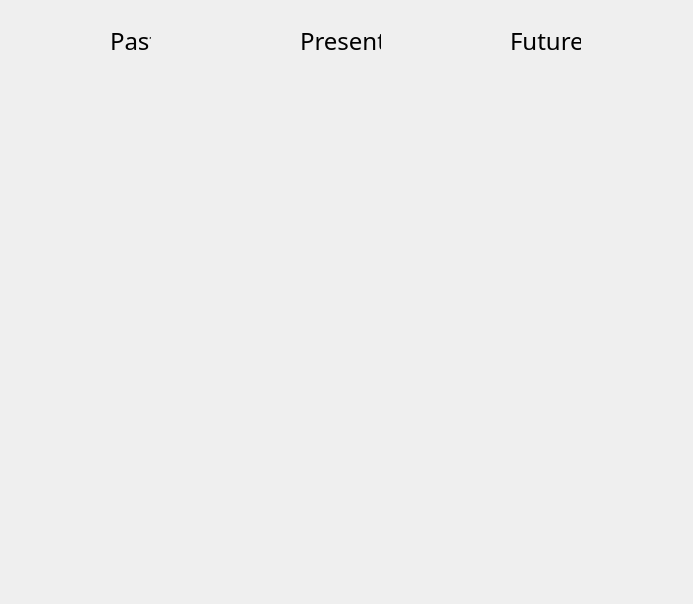
<?xml version="1.0" encoding="UTF-8"?>
<ui version="4.0">
 <class>ThreeReading</class>
 <widget class="QWidget" name="ThreeReading">
  <property name="geometry">
   <rect>
    <x>0</x>
    <y>0</y>
    <width>693</width>
    <height>604</height>
   </rect>
  </property>
  <property name="windowTitle">
   <string>Form</string>
  </property>
  <widget class="QLabel" name="fut_img">
   <property name="geometry">
    <rect>
     <x>490</x>
     <y>120</y>
     <width>117</width>
     <height>211</height>
    </rect>
   </property>
   <property name="autoFillBackground">
    <bool>true</bool>
   </property>
   <property name="text">
    <string/>
   </property>
  </widget>
  <widget class="QLabel" name="fut_label">
   <property name="geometry">
    <rect>
     <x>510</x>
     <y>30</y>
     <width>71</width>
     <height>22</height>
    </rect>
   </property>
   <property name="font">
    <font>
     <family>Adobe Hebrew</family>
     <pointsize>18</pointsize>
    </font>
   </property>
   <property name="layoutDirection">
    <enum>Qt::LeftToRight</enum>
   </property>
   <property name="text">
    <string>Future</string>
   </property>
  </widget>
  <widget class="QLabel" name="pas_img">
   <property name="geometry">
    <rect>
     <x>70</x>
     <y>120</y>
     <width>117</width>
     <height>211</height>
    </rect>
   </property>
   <property name="autoFillBackground">
    <bool>true</bool>
   </property>
   <property name="text">
    <string/>
   </property>
  </widget>
  <widget class="QLabel" name="pas_label">
   <property name="geometry">
    <rect>
     <x>110</x>
     <y>30</y>
     <width>41</width>
     <height>22</height>
    </rect>
   </property>
   <property name="font">
    <font>
     <family>Adobe Hebrew</family>
     <pointsize>18</pointsize>
    </font>
   </property>
   <property name="layoutDirection">
    <enum>Qt::LeftToRight</enum>
   </property>
   <property name="text">
    <string>Past</string>
   </property>
  </widget>
  <widget class="QLabel" name="pre_label">
   <property name="geometry">
    <rect>
     <x>300</x>
     <y>30</y>
     <width>81</width>
     <height>22</height>
    </rect>
   </property>
   <property name="font">
    <font>
     <family>Adobe Hebrew</family>
     <pointsize>18</pointsize>
    </font>
   </property>
   <property name="layoutDirection">
    <enum>Qt::LeftToRight</enum>
   </property>
   <property name="text">
    <string>Present</string>
   </property>
  </widget>
  <widget class="QLabel" name="pre_img">
   <property name="geometry">
    <rect>
     <x>280</x>
     <y>120</y>
     <width>117</width>
     <height>211</height>
    </rect>
   </property>
   <property name="autoFillBackground">
    <bool>true</bool>
   </property>
   <property name="text">
    <string/>
   </property>
  </widget>
  <widget class="QLabel" name="pas_card_title">
   <property name="geometry">
    <rect>
     <x>60</x>
     <y>70</y>
     <width>150</width>
     <height>22</height>
    </rect>
   </property>
   <property name="font">
    <font>
     <family>Adobe Hebrew</family>
     <pointsize>18</pointsize>
    </font>
   </property>
   <property name="layoutDirection">
    <enum>Qt::LeftToRight</enum>
   </property>
   <property name="text">
    <string/>
   </property>
  </widget>
  <widget class="QLabel" name="pre_card_title">
   <property name="geometry">
    <rect>
     <x>260</x>
     <y>70</y>
     <width>150</width>
     <height>22</height>
    </rect>
   </property>
   <property name="font">
    <font>
     <family>Adobe Hebrew</family>
     <pointsize>18</pointsize>
    </font>
   </property>
   <property name="layoutDirection">
    <enum>Qt::LeftToRight</enum>
   </property>
   <property name="text">
    <string/>
   </property>
  </widget>
  <widget class="QLabel" name="fut_card_title">
   <property name="geometry">
    <rect>
     <x>470</x>
     <y>70</y>
     <width>150</width>
     <height>22</height>
    </rect>
   </property>
   <property name="font">
    <font>
     <family>Adobe Hebrew</family>
     <pointsize>18</pointsize>
    </font>
   </property>
   <property name="layoutDirection">
    <enum>Qt::LeftToRight</enum>
   </property>
   <property name="text">
    <string/>
   </property>
  </widget>
  <widget class="QLabel" name="pre_desc">
   <property name="geometry">
    <rect>
     <x>250</x>
     <y>350</y>
     <width>175</width>
     <height>211</height>
    </rect>
   </property>
   <property name="autoFillBackground">
    <bool>true</bool>
   </property>
   <property name="text">
    <string/>
   </property>
  </widget>
  <widget class="QLabel" name="fut_desc">
   <property name="geometry">
    <rect>
     <x>460</x>
     <y>350</y>
     <width>175</width>
     <height>211</height>
    </rect>
   </property>
   <property name="autoFillBackground">
    <bool>true</bool>
   </property>
   <property name="text">
    <string/>
   </property>
  </widget>
  <widget class="QLabel" name="pas_desc">
   <property name="geometry">
    <rect>
     <x>40</x>
     <y>350</y>
     <width>175</width>
     <height>211</height>
    </rect>
   </property>
   <property name="autoFillBackground">
    <bool>true</bool>
   </property>
   <property name="text">
    <string/>
   </property>
  </widget>
 </widget>
 <resources/>
 <connections/>
</ui>
